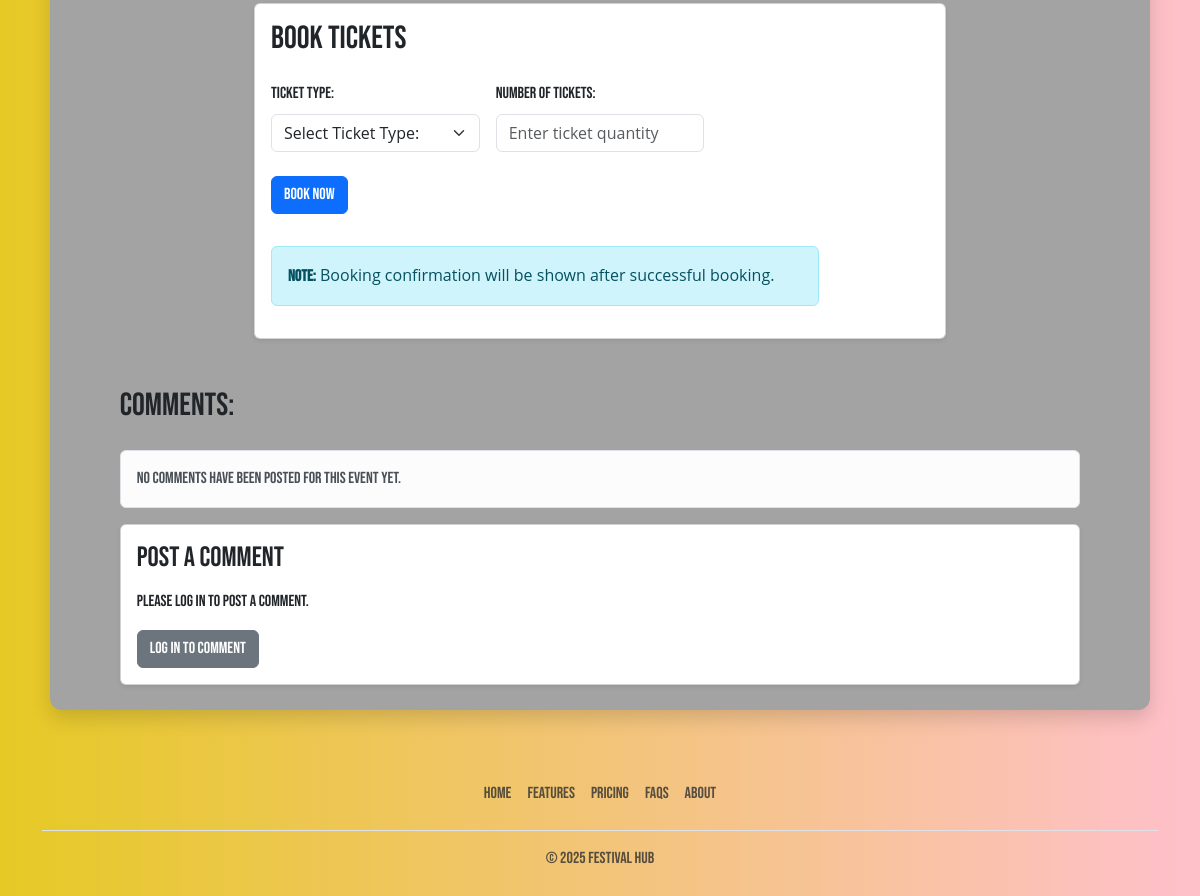
The app's page /view-event-details/1 (lower part), older data.
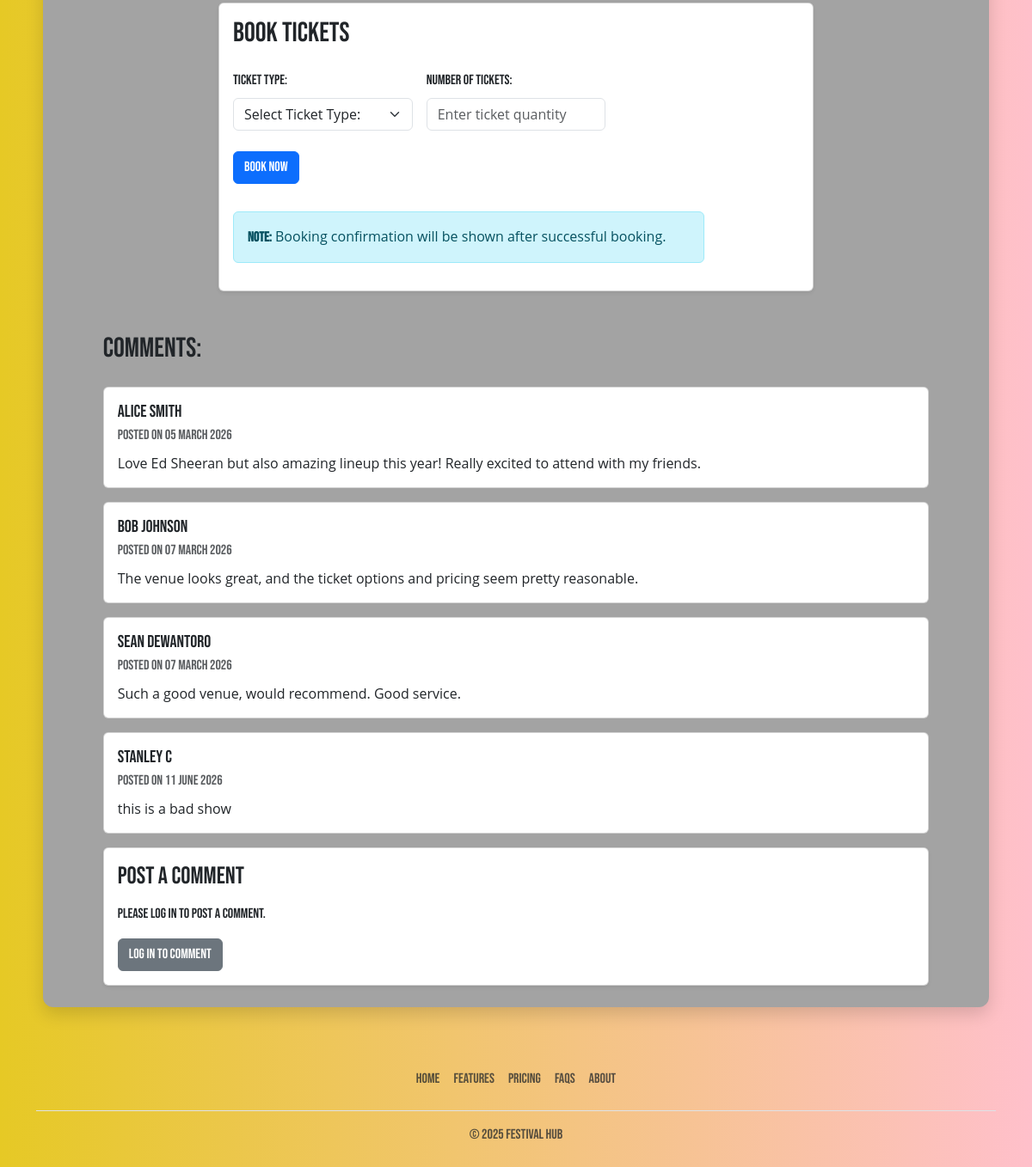
The same page, newer data.
### FestivalHub/models.py (models this page shows, shortened)
class Comment(db.Model):
    __tablename__ = 'comments'
    id = db.Column(db.Integer, primary_key=True)
    comment_text = db.Column(db.String(500), nullable=False)
    created_at = db.Column(db.DateTime(), nullable=False, default=datetime.utcnow)
    event_id = db.Column(db.Integer, db.ForeignKey('events.id'), nullable=False)
    user_id = db.Column(db.Integer, db.ForeignKey('users.id'), nullable=False)

class User(db.Model, UserMixin):
    __tablename__ = 'users'
    id = db.Column(db.Integer, primary_key=True)
    first_name = db.Column(db.String(100), nullable=False)
    surname = db.Column(db.String(100), nullable=False)
    email = db.Column(db.String(120), nullable=False, unique=True)
    password_hash = db.Column(db.String(255), nullable=False)
    contact_number = db.Column(db.String(20), nullable=False)
    street_address = db.Column(db.String(255), nullable=False)
    created_at = db.Column(db.DateTime(), nullable=False, default=datetime.utcnow)
    comments = db.relationship('Comment', backref='user', lazy=True)

### FestivalHub/__init__.py (the view)
    @app.route("/view-event-details/<int:event_id>")
    def view_event_details(event_id):
        from .models import Event
        from .forms import CommentForm
        event = Event.query.get_or_404(event_id)
        form = CommentForm()
        return render_template(
            "view-event-details.html",
            event=event,
            form=form
        )

### FestivalHub/forms.py
class CommentForm(FlaskForm):
    text = TextAreaField("Your Comment:", validators=[
        InputRequired("Comment cannot be empty."),
        Length(max=500, message="Comment cannot exceed more than 500 characters.")
    ])
    submit = SubmitField("Post Comment")

### FestivalHub/templates/view-event-details.html (shortened to what this page needs)
<!DOCTYPE html>
<html lang="en">
  <head>
    <link
      href="https://cdn.jsdelivr.net/npm/bootstrap@5.3.8/dist/css/bootstrap.min.css"
      rel="stylesheet"
    />
    <link rel="stylesheet" href="{{ url_for('static', filename='style/style.css') }}" />
  </head>
  <body>
    <main class="container mt-5">
      <div class="event-form mb-5 mt-5">
        <div class="row justify-content-center">
          <div class="col-md-8">
            <div class="card shadow-sm">
              <div class="card-body">
                <form action="{{ url_for('booking_confirmed') }}" method="GET">
                  <h2 class="card-title mb-4">Book Tickets</h2>
                  <div class="row g-3">
                    <div class="col-md-4">
                      <label for="ticketType" class="form-label">
                        Ticket Type:
                      </label>
                      <select class="form-select" id="ticketType">
                        <option selected>Select Ticket Type:</option>
                      </select>
                    </div>
                    <div class="col-md-4">
                      <label for="ticketQuantity" class="form-label">
                        Number of Tickets:
                      </label>
                      <input
                        type="number"
                        class="form-control"
                        id="ticketQuantity"
                        min="1"
                        max="10"
                        placeholder="Enter ticket quantity"
                      />
                    </div>
                    <div class="mt-4 mb-2">
                      <button type="submit" class="btn btn-primary">
                        Book Now
                      </button>
                    </div>
                  </div>
                </form>
                <div
                  class="alert alert-info mt-4 col-md-10 custom-alert"
                  role="alert"
                >
                  <strong>Note:</strong> Booking confirmation will be shown
                  after successful booking.
                </div>
              </div>
            </div>
          </div>
        </div>
        <div class="row justify-content-center">
          <div class="col-md-11">
            <h2 class="mb-4 mt-5">Comments:</h2>
            {% if event.comments %}
              {% for comment in event.comments %}
                <div class="card mb-3">
                  <div class="card-body">
                    <h5 class="card-title mb-1">
                      {{ comment.user.first_name }} {{ comment.user.surname }}
                    </h5>
                    <p class="text-muted mb-2">
                      Posted on {{ comment.created_at.strftime('%d %B %Y') }}
                    </p>
                    <p class="card-text">
                      {{ comment.comment_text }}
                    </p>
                  </div>
                </div>
              {% endfor %}
            {% else %}
              <div class="alert alert-light border" role="alert">
                No comments have been posted for this event yet.
              </div>
            {% endif %}
            <div class="card shadow-sm">
              <div class="card-body">
                <h3 class="card-title mb-3">Post a Comment</h3>
                {% if current_user.is_authenticated %}
                  <form
                    method="POST"
                    action="{{ url_for('post_comment', event_id=event.id) }}"
                  >
                    {{ form.hidden_tag() }}
                    <div class="mb-3">
                      {{ form.text.label(class="form-label") }}
                      {{ form.text(class="form-control", rows="4", placeholder="Enter your comment here") }}
                      {% for error in form.text.errors %}
                        <div class="text-danger small">{{ error }}</div>
                      {% endfor %}
                    </div>
                    {{ form.submit(class="btn btn-secondary") }}
                  </form>
                {% else %}
                  <p class="mb-3">Please log in to post a comment.</p>
                  <a
                    href="{{ url_for('auth.login', next=request.path) }}"
                    class="btn btn-secondary"
                  >
                    Log in to Comment
                  </a>
                {% endif %}
              </div>
            </div>
          </div>
        </div>
      </div>
    </main>
    <footer>
		<div class="container bg-body-primary"> <footer class="py-3 my-4"> <ul class="nav justify-content-center border-bottom pb-3 mb-3"> <li class="nav-item"><a href="#" class="nav-link px-2 text-body-secondary">Home</a></li> <li class="nav-item"><a href="#" class="nav-link px-2 text-body-secondary">Features</a></li> <li class="nav-item"><a href="#" class="nav-link px-2 text-body-secondary">Pricing</a></li> <li class="nav-item"><a href="#" class="nav-link px-2 text-body-secondary">FAQs</a></li> <li class="nav-item"><a href="#" class="nav-link px-2 text-body-secondary">About</a></li> </ul> <p class="text-center text-body-secondary">© 2025 Festival Hub</p> </footer> </div>
    </footer>
  </body>
</html>

### FestivalHub/static/style/style.css (style rules this page uses)
body { background: linear-gradient(to right, rgb(230, 201, 37), pink); }
.event-form { background-color: rgb(163, 163, 163); box-shadow: 0 8px 20px rgba(0, 0, 0, 0.15); padding: 25px; border-radius: 12px; max-width: 1100px; margin: 0 auto; }
.nav-link { transition: color 0.2 ease-in-out; }
.form-control { font-family: 'Open Sans', sans-serif; }
.form-select { font-family: 'Open Sans', sans-serif; }
* { font-family: "Bebas Neue", sans-serif; font-weight: 400; font-style: normal; }
.card-text { font-family: 'Open Sans', sans-serif; }
.custom-alert { font-family: 'Open Sans', sans-serif; }

Row changes from the older to the newer data that the page shows:
added Comment: user.first_name "Alice", user.surname "Smith", created_at "05 March 2026", comment_text "Love Ed Sheeran but also amazing lineup this year! Really excited to attend with my friends."
added Comment: user.first_name "Bob", user.surname "Johnson", created_at "07 March 2026", comment_text "The venue looks great, and the ticket options and pricing seem pretty reasonable."
added Comment: user.first_name "Sean", user.surname "Dewantoro", created_at "07 March 2026", comment_text "Such a good venue, would recommend. Good service."
added Comment: user.first_name "stanley", user.surname "c", created_at "11 June 2026", comment_text "this is a bad show"
Text that changed along with them:
text no longer shown: "No comments have been posted for this event yet."
